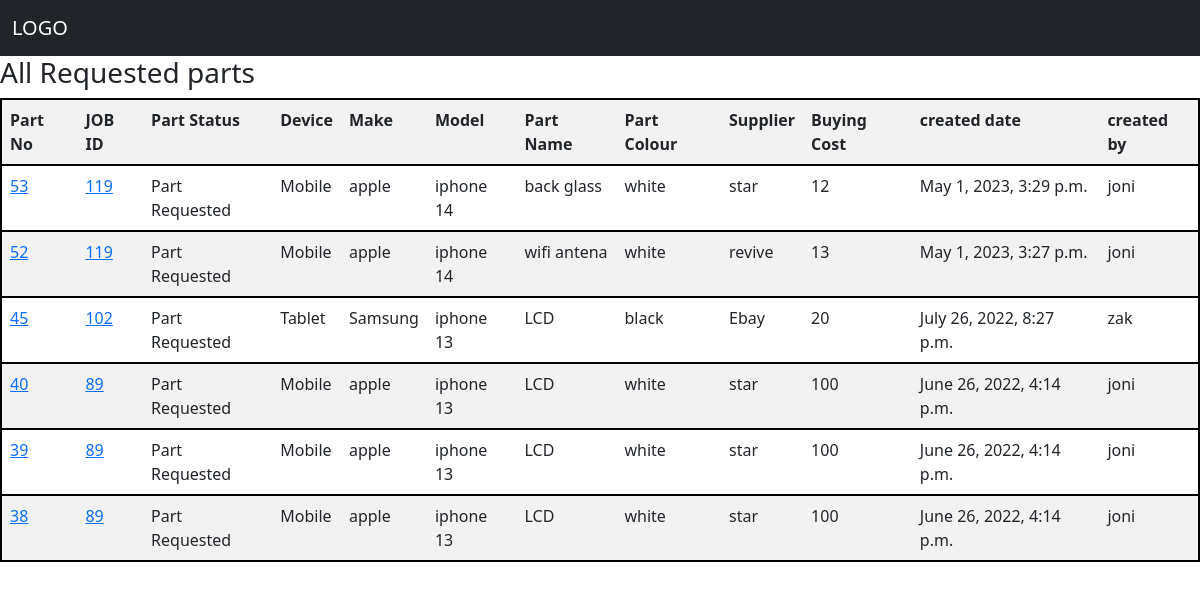
Page /all_requested_parts/ on the committed database.
### Inventories/models.py (models this page shows, shortened)
class Request_parts(models.Model):
    job = models.ForeignKey(Jobs,on_delete=models.CASCADE, related_name = 'job_order_part',null=True, blank=True)
    devices = models.ForeignKey(Devices,on_delete=models.CASCADE, related_name = 'order_device')
    make = models.ForeignKey(Make,on_delete=models.CASCADE, related_name = 'order_make')
    model = models.ForeignKey(Model,on_delete=models.CASCADE, related_name = 'order_model')
    part_name = models.ForeignKey(Part_name,on_delete=models.CASCADE, related_name = 'order_part_name')
    part_colour = models.ForeignKey(Part_colour,on_delete=models.CASCADE, related_name = 'order_Part_colour')
    supplier = models.ForeignKey(Supplier,on_delete=models.CASCADE, related_name = 'order_supplier')
    quantity = models.IntegerField()
    buying_cost = models.IntegerField()
    part_description = models.CharField(max_length=20000, null=True, blank=True)
    part_status = models.ForeignKey(Part_status,on_delete=models.CASCADE, related_name = 'order_part_status',null=True, blank=True)
    created_date = models.DateTimeField(null=True, blank=True)
    created_by = models.ForeignKey(User, on_delete = models.CASCADE, null=True, blank=True)

class Part_status(models.Model):
    p_status = models.CharField(max_length=250)

class Part_name(models.Model):
    part_name = models.CharField(max_length=250)

class Part_colour(models.Model):
    colour = models.CharField(max_length=250)

class Supplier(models.Model):
    supplier = models.CharField(max_length=250)

### Jobs/models.py (models this page shows, shortened)
class Jobs(models.Model):
    customer = models.ForeignKey(Customer,on_delete = models.CASCADE, related_name = 'job_customer')
    device =  models.ForeignKey(Devices,on_delete = models.CASCADE, related_name = 'job_device', null = True, blank=True)
    make = models.ForeignKey(Make,on_delete = models.CASCADE, related_name = 'job_make', null=True, blank=True)
    model = models.ForeignKey(Model,on_delete = models.CASCADE, related_name = 'job_model', null=True, blank=True)
    fault =  models.ForeignKey(Fault,on_delete = models.CASCADE, related_name = 'job_faults', null=True, blank=True)
    description = models.TextField(null=True, blank=True)
    imei = models.CharField(max_length=250, null=True, blank=True)
    accessories = models.ForeignKey(Accessories,on_delete = models.CASCADE, related_name = 'job_acessories', null=True, blank=True)
    sale_item = models.ForeignKey(Sale_item,on_delete = models.CASCADE, related_name = 'sale_acessories', null=True, blank=True)
    passcode = models.CharField(max_length=250, null=True, blank=True)
    network = models.ForeignKey(Network,on_delete = models.CASCADE, related_name = 'job_network', null=True, blank=True)
    cost = models.IntegerField(null=True, blank=True)
    vat = models.IntegerField(null=True, blank=True)
    Total_cost = models.IntegerField(null=True, blank=True)
    job_status = models.ForeignKey(Job_status,on_delete = models.CASCADE, related_name = 'job_job_status', null=True, blank=True)
    collection_time = models.DateTimeField(null=True, blank=True)
    payment_status = models.CharField(choices= PAYMENT_STATUS, max_length=250, null=True, blank=True)
    created_date = models.DateTimeField(null=True, blank=True)
    created_by = models.ForeignKey(User, on_delete = models.CASCADE, null=True, blank=True)
    completed = models.BooleanField(default=False)
    def get_vat(self):
        return self.cost * 20 / 100
    v = get_vat

class Devices(models.Model):
    devices = models.CharField(max_length=250)

class Make(models.Model):
    device = models.ForeignKey(Devices,on_delete=models.CASCADE, related_name='make_device')
    make = models.CharField(max_length=250)

class Model(models.Model):
    make = models.ForeignKey(Make,on_delete=models.CASCADE)
    model = models.CharField(max_length=250)

### Inventories/views.py (the view)
# urls.py: path('all_requested_parts/', views.all_requested_parts, name='all_requested_parts'),
def all_requested_parts(request):
    parts_ordered = Request_parts.objects.all()
    context = {'parts_ordered_context':parts_ordered}
    return render(request,'all_requested_parts.html',context)

### templates/all_requested_parts.html (shortened to what this page needs)
{% extends 'base.html' %}
{% block content %}
<h3>All Requested parts</h3>
<table class="table table-striped" style="border: 2px solid black;" width="60%"  cellspacing="2" cellpadding="2" >
    <tr style="border: 1px solid rgb(48, 45, 45);" width="95%" style="border: black;" onclick="myFunction()" >
        <th >Part No </th>
        <th >JOB  ID </th>
        <th >Part Status </th>
        <th>Device </th>
        <th>Make</th>
        <th>Model</th>
        <th>Part Name</th>
        <th>Part Colour</th>
        <th>Supplier</th>
        <th>Buying Cost</th>
        <th>created date</th>
        <th>created by</th>
    </tr>
    {% for show_result in  parts_ordered_context reversed %}
    {% if  show_result.part_status.p_status == 'Part Requested'  %}
    <tr style="border: 2px solid black" >
            <td><a href="{% url 'requested_part_detail' show_result.id  %}">{{ show_result.id  }}</a></td>
            <td><a href="#">{{ show_result.job.id }}</a></td>
            <td>{{ show_result.part_status.p_status }}</td>
            <td>{{ show_result.devices.devices }}</td>
            <td>{{ show_result.make.make }}</td>
            <td>{{ show_result.model.model }}</td>
            <td>{{ show_result.part_name.part_name }}</td>
            <td>{{ show_result.part_colour.colour }}</td>
            <td>{{ show_result.supplier.supplier }}</td>
            <td>{{ show_result.buying_cost }}</td>
            <td>{{ show_result.created_date }}</td>
            <td>{{ show_result.created_by }}</td>
    </tr>
    {% endif %}
    {% endfor %}
</table>
{% endblock %}

### rows in the picture
Request_parts: id "53", job.id "119", part_status.p_status "Part Requested", devices.devices "Mobile", make.make "apple", model.model "iphone 14", part_name.part_name "back glass", part_colour.colour "white", supplier.supplier "star", buying_cost "12", created_date "May 1, 2023, 3:29 p.m.", created_by "joni"
Request_parts: id "52", job.id "119", part_status.p_status "Part Requested", devices.devices "Mobile", make.make "apple", model.model "iphone 14", part_name.part_name "wifi antena", part_colour.colour "white", supplier.supplier "revive", buying_cost "13", created_date "May 1, 2023, 3:27 p.m.", created_by "joni"
Request_parts: id "45", job.id "102", part_status.p_status "Part Requested", devices.devices "Tablet", make.make "Samsung", model.model "iphone 13", part_name.part_name "LCD", part_colour.colour "black", supplier.supplier "Ebay", buying_cost "20", created_date "July 26, 2022, 8:27 p.m.", created_by "zak"
Request_parts: id "40", job.id "89", part_status.p_status "Part Requested", devices.devices "Mobile", make.make "apple", model.model "iphone 13", part_name.part_name "LCD", part_colour.colour "white", supplier.supplier "star", buying_cost "100", created_date "June 26, 2022, 4:14 p.m.", created_by "joni"
Request_parts: id "39", job.id "89", part_status.p_status "Part Requested", devices.devices "Mobile", make.make "apple", model.model "iphone 13", part_name.part_name "LCD", part_colour.colour "white", supplier.supplier "star", buying_cost "100", created_date "June 26, 2022, 4:14 p.m.", created_by "joni"
Request_parts: id "38", job.id "89", part_status.p_status "Part Requested", devices.devices "Mobile", make.make "apple", model.model "iphone 13", part_name.part_name "LCD", part_colour.colour "white", supplier.supplier "star", buying_cost "100", created_date "June 26, 2022, 4:14 p.m.", created_by "joni"
